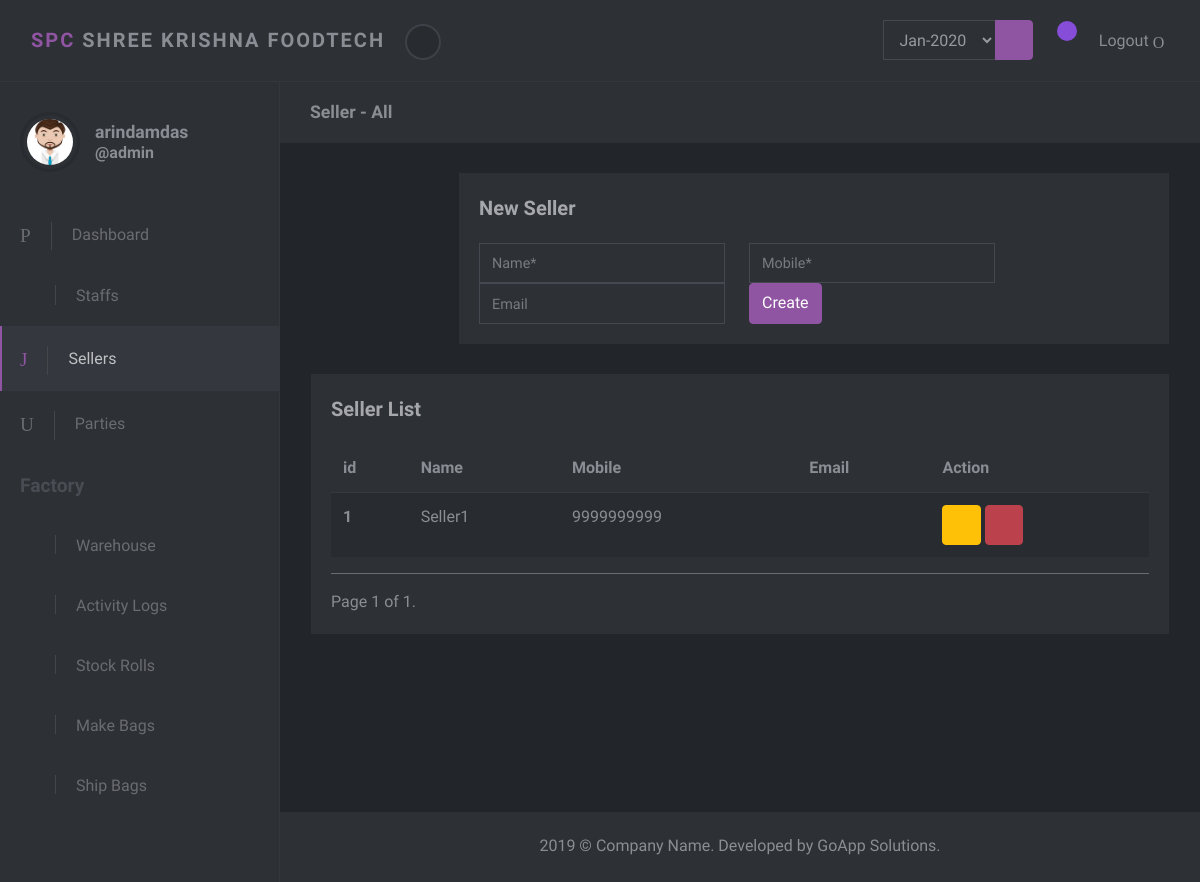
Page /seller/ (signed in) on the committed database.
### seller/models.py (models this page shows, shortened)
class Seller(models.Model):
    name = models.CharField(max_length=50)
    contact = models.CharField(max_length=10)
    email = models.EmailField(blank=True)
    created_at = models.DateTimeField(auto_now_add=True)
    updated_at = models.DateTimeField(auto_now=True)
    class Meta:
        ordering = ('-created_at','-updated_at')

### seller/views.py (the view, shortened to what this page needs)
# urls.py: path('seller/', include('seller.urls')),
@login_required
def seller(request):
    has_error = False
    msg = ''
    seller_list = Seller.objects.all()
    paginator = Paginator(seller_list,4)
    template_name = 'seller.html'
    page = request.GET.get('page')
    sellers = paginator.get_page(page)
    user = User.objects.get(username=request.user.username)
    avatar = Avatar.objects.get(user=user)
    month_choice = get_report_dates()
    context = {
        'title': 'Sellers',
        'section_title': 'Seller - All',
        'sellers': sellers,
        'has_error': has_error,
        'msg': msg,
        'avatar_path': 'img/profile_pics/'+ avatar.name + '.png',
        'month_choice': month_choice
    }
    return render(request, template_name, context=context)

### core/reports.py (called while the page is built)
def get_report_dates():
    all_trxns = InventoryTransactions.objects.all()
    month_choice = []
    for trxn in all_trxns:
        ts = trxn.trxn_timestamp
        ts = ts.replace(day=1, hour=0, minute=0, second=0, microsecond=0)
        month_choice.append(ts.strftime('%b-%Y'))
    month_choice = list(set(month_choice))
    return month_choice

### templates/seller.html (shortened to what this page needs)
{% extends "layout.html" %}
{% block content %}
    <section class="no-padding-top">
        <div class="container-fluid">
            {% if user.is_staff %}
                <div class="row">
                    <div class="col-lg-2"></div>
                    <div class="col-lg-10">
                        <div class="block">
                            <div class="title"><strong>New Seller</strong></div>
                            <div class="block-body">
                                <form method="post" class="form-inline" action="{% url 'sellers' %}">
                                    <div class="form-group">
                                        <input id="inlineFormInput" type="text" placeholder="Name*" class="mr-sm-4 form-control" name="name">
                                    </div>
                                    <div class="form-group">
                                        <input id="inlineFormInput" type="text" placeholder="Mobile*" class="mr-sm-4 form-control" name="mobile">
                                    </div>
                                    <div class="form-group">
                                        <input id="inlineFormInputGroup" type="email" placeholder="Email" class="mr-sm-4 form-control form-control" name=email>
                                    </div>
                                    <div class="form-group">
                                        <input type="submit" value="Create" class="btn btn-primary pull-right">
                                    </div>
                                </form>
                            </div>
                        </div>
                    </div>
                </div>
            {% endif %}
            <div class="row">
                <div class="col-lg-12">
                    <div class="block">
                        <div class="title"><strong>Seller List</strong></div>
                        {% if sellers %}
                            <div class="table-responsive">
                                <table class="table table-striped table-hover">
                                    <thead>
                                        <tr>
                                            <th>id</th>
                                            <th>Name</th>
                                            <th>Mobile</th>
                                            <th>Email</th>
                                            {% if user.is_staff %}
                                                <th>Action</th>
                                            {% endif %}
                                        </tr>
                                    </thead>
                                    <tbody>
                                        {% for seller in sellers %}
                                            <tr>
                                                <th scope="row">{{seller.id}}</th>
                                                <td>{{seller.name}} <div class="status online"></div></td>
                                                <td>{{seller.contact}}</td>
                                                <td>{{seller.email}}</td>
                                                {% if user.is_staff %}
                                                    <td>
                                                        <button type="button" data-toggle="modal" data-target="#update_seller_modal_{{ seller.id }}" class="btn btn-warning"><i class="fa fa-wrench" aria-hidden="true"></i></button>
                                                        <button type="button" data-toggle="modal" data-target="#delete_seller_modal_{{ seller.id }}" class="btn btn-danger"><i class="fa fa-ban" aria-hidden="true"></i></button>
                                                    </td>
                                                {% endif %}
                                            </tr>
                                        {% endfor %}
                                    </tbody>
                                </table>
                            </div>
                        {% else %}
                            <p>No Sellers added to the system. Add sellers now!!</p>
                        {% endif %}
                        {% if sellers %}
                            <hr>
                            <div class="pagination text-center">
                                <span class="step-links">
                                    <span class="current">
                                        Page {{ sellers.number }} of {{ sellers.paginator.num_pages }}.
                                    </span>
                                </span>
                            </div>
                        {% endif %}
                    </div>
                </div>
            </div>
        </div>
    </section>
{% endblock %}

### templates/layout.html (shortened to what this page needs)
<!DOCTYPE html>
{% load static %}
<html>
  <head>
    <link rel="stylesheet" href="{% static 'vendor/bootstrap/css/bootstrap.min.css' %}">
    <link rel="stylesheet" href="{% static 'vendor/font-awesome/css/font-awesome.min.css' %}">
    <link rel="stylesheet" href="{% static 'css/font.css' %}">
    <link rel="stylesheet" href="{% static 'css/style.violet.css' %}" id="theme-stylesheet">
    <link rel="stylesheet" href="{% static 'css/custom.css' %}">
  </head>
  <body>
    <header class="header">
      <nav class="navbar navbar-expand-lg">
        <div class="container-fluid d-flex align-items-center justify-content-between">
          <div class="navbar-header">
            <a href="#" class="navbar-brand">
              <div class="brand-text brand-big visible text-uppercase"><strong class="text-primary">SPC</strong><strong>&nbsp;Shree Krishna Foodtech</strong></div>
              <div class="brand-text brand-sm"><strong class="text-primary">SPC</strong><strong>SKF</strong></div></a>
            <button class="sidebar-toggle"><i class="fa fa-long-arrow-left"></i></button>
          </div>
          <div class="right-menu list-inline no-margin-bottom">
            <div class="list-inline-item">
              <form class="form-inline" method="POST" action="{% url 'report' %}">
                <div class="form-group">
                  <div class="input-group">
                    <select class="form-control" name="report-period">
                      {% for month in month_choice %}
                        <option value="{{month}}">{{month}}</option>
                      {% endfor %}
                    </select>
                    <div class="input-group-append">
                      <button type="submit" class="btn btn-primary"><i class="fa fa-cloud-download" aria-hidden="true"></i></button>
                    </div>
                  </div>
                </div>
              </form>
              </div>
              <div class="list-inline-item dropdown">
                <a id="navbarDropdownMenuLink1" href="#" data-toggle="dropdown" aria-haspopup="true" aria-expanded="false" class="nav-link messages-toggle">
                  <i class="fa fa-truck" aria-hidden="true"></i>
                    {% if cart_count == 0%}
                      <span class="badge dashbg-3">
                    {%else%}
                      <span class="badge dashbg-1">
                    {%endif%}
                    </span>
                </a>
              </div>
            <div class="list-inline-item logout"><a id="logout" href="{% url 'logout' %}" class="nav-link"> <span class="d-none d-sm-inline">Logout </span><i class="icon-logout"></i></a></div>
        </div>
      </nav>
    </header>
    <div class="d-flex align-items-stretch">
      <nav id="sidebar">
        <div class="sidebar-header d-flex align-items-center">
          <div class="avatar"><a href="{% url 'my_profile' %}"><img src="{% static avatar_path %}" alt="..." class="img-fluid rounded-circle"></a></div>
          <div class="title">
            <h1 class="h5">
              {{ user.username }}
            </h1>
            <h1 class="h6">
              @{% if user.is_staff %}admin{% else %}staff{% endif %}
            </h1>
          </div>
        </div>
        <ul class="list-unstyled">
          <li {% if 'Dashboard' in title %}  class="active" {% endif %}><a href="{% url 'dashboard' %}"> <i class="icon-home"></i>Dashboard</a></li>
          {% if user.is_staff %}
          <li {% if 'Staffs' in title %} class="active" {% endif %}><a href="{% url 'staffs' %}"> <i class="fa fa-users"></i>Staffs</a></li>
          {% endif %}
          <li {% if 'Sellers' in title %} class="active" {% endif %}><a href="{% url 'sellers' %}"> <i class="icon-user"></i>Sellers</a></li>
          <li {% if 'Parties' in title %} class="active" {% endif %}><a href="{% url 'distributors' %}"> <i class="icon-user-1"></i>Parties</a></li>
        </ul>
        <span class="heading">Factory</span>
        <ul class="list-unstyled">
          <li {% if 'Warehouse' in title %} class="active" {% endif %}> <a href="{% url 'roll_activites' %}"> <i class="fa fa-industry"></i>Warehouse</a></li>
          <li {% if 'Activity' in title %} class="active" {% endif %}> <a href="{% url 'inward_log' %}"> <i class="fa fa-bars"></i>Activity Logs</a></li>
          <li {% if 'Stock' in title %} class="active" {% endif %}> <a href="{% url 'roll_stock' %}"> <i class="fa fa-cubes"></i>Stock Rolls</a></li>
          <li {% if 'Make' in title %} class="active" {% endif %}> <a href="{% url 'make_bag' %}"> <i class="fa fa-random"></i>Make Bags</a></li>
          <li {% if 'Ship' in title %} class="active" {% endif %}> <a href="{% url 'ship_bag' %}"> <i class="fa fa-random"></i>Ship Bags</a></li>
        </ul>
      </nav>
      <div class="page-content">
        <div class="page-header">
          <div class="container-fluid">
            <h2 class="h5 no-margin-bottom">{{section_title}}</h2>
          </div>
        </div>
        {% block content %}{% endblock %}
        <footer class="footer">
          <div class="footer__block block no-margin-bottom">
            <div class="container-fluid text-center">
              <p class="no-margin-bottom">2019 &copy; Company Name. Developed by GoApp Solutions.</p>
            </div>
          </div>
        </footer>
      </div>
    </div>
  </body>
</html>

### rows in the picture
Seller: id "1", name "Seller1", contact "9999999999"

### other values in the picture
{{ user.username }} "arindamdas"
{{ section_title }} "Seller - All"
{{ sellers.number }} "1"
{{ sellers.paginator.num_pages }} "1"
form field report-period "Jan-2020"
